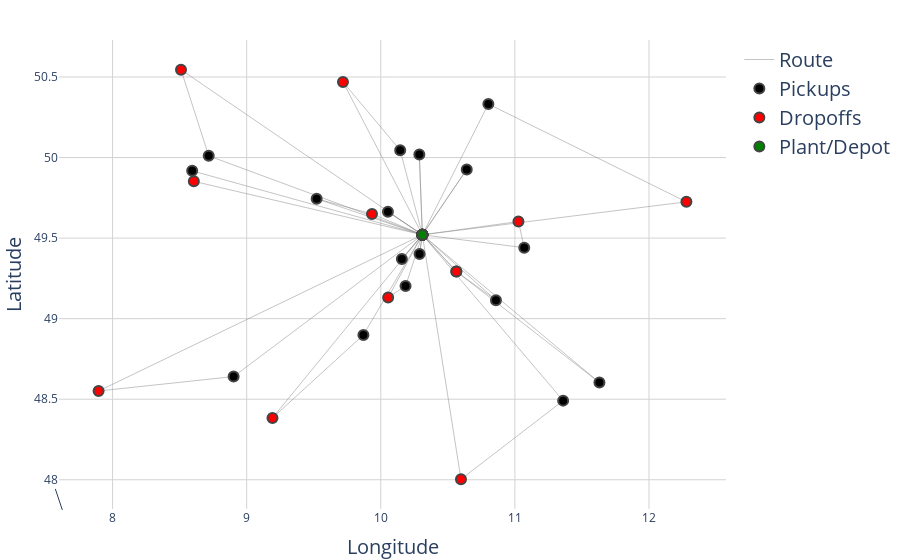

Notebook source saved alongside this figure:
### Code cell
test_tour  = dict_tours['Neuherberg'][17042]

rt.routing(test_tour)
fc.visualize_tour(test_tour)

### Figure 1 — Plotly figure (JSON) as saved in the notebook; plotly's stock layout.template omitted (floating-point values rounded to 4 significant figures; data arrays with more than 128 entries replaced by an {"elided": "..."} marker saying what was removed)
{"data": [{"hoverinfo": "none", "line": {"color": "#888", "width": 0.5}, "mode": "lines", "name": "Route", "type": "scatter", "x": {"elided": "144 float values"}, "y": {"elided": "144 float values"}}, {"hoverinfo": "text", "marker": {"color": "black", "line": {"width": 2}, "reversescale": true, "size": 10}, "mode": "markers", "name": "Pickups", "type": "scatter", "x": [10.05, 10.18, 9.522, 8.903, 10.14, 8.717, 10.86, 11.63, 11.07, 10.8, 8.594, 11.36, 9.871, 10.64, 10.29, 10.29, 10.16], "y": [49.66, 49.2, 49.74, 48.64, 50.05, 50.01, 49.11, 48.6, 49.44, 50.33, 49.92, 48.49, 48.9, 49.93, 49.4, 50.02, 49.37]}, {"hoverinfo": "text", "marker": {"color": "red", "line": {"width": 2}, "reversescale": true, "size": 10}, "mode": "markers", "name": "Dropoffs", "type": "scatter", "x": [10.06, 9.935, 7.896, 9.718, 8.51, 10.56, 10.56, 11.03, 12.28, 8.606, 10.6, 9.193], "y": [49.13, 49.65, 48.55, 50.47, 50.55, 49.29, 49.29, 49.6, 49.73, 49.85, 48.0, 48.38]}, {"hoverinfo": "text", "marker": {"color": "green", "line": {"width": 2}, "reversescale": true, "size": 10}, "mode": "markers", "name": "Plant/Depot", "type": "scatter", "x": [10.31, 10.31, 10.31, 10.31, 10.31, 10.31, 10.31, 10.31, 10.31, 10.31, 10.31, 10.31, 10.31, 10.31, 10.31, 10.31, 10.31], "y": [49.52, 49.52, 49.52, 49.52, 49.52, 49.52, 49.52, 49.52, 49.52, 49.52, 49.52, 49.52, 49.52, 49.52, 49.52, 49.52, 49.52]}], "layout": {"annotations": [{"showarrow": true, "x": 0.005, "xref": "paper", "y": -0.002, "yref": "paper"}], "hovermode": "closest", "legend": {"font": {"size": 20}}, "margin": {"b": 20, "l": 5, "r": 5, "t": 40}, "paper_bgcolor": "rgba(255,255,255,1)", "plot_bgcolor": "rgba(255,255,255,1)", "showlegend": true, "title": {"font": {"size": 16}}, "xaxis": {"gridcolor": "lightgrey", "showgrid": true, "showticklabels": true, "title": {"font": {"size": 20}, "text": "Longitude"}, "zeroline": true}, "yaxis": {"gridcolor": "lightgrey", "showgrid": true, "showticklabels": true, "title": {"font": {"size": 20}, "text": "Latitude"}, "zeroline": true}}}
